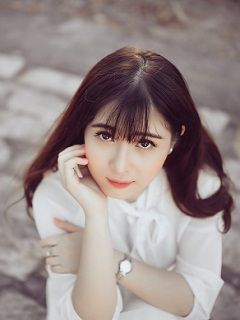
#> input picture gril.jpg, 240 x 320 px
$ python gop2anh.py
#> lines starting #> are read from the running program, lines starting #| are printed output that depends on the picture
import cv2;


imgg	= cv2.imread('gril.jpg',1);
#> imgg is the input picture: shape (320, 240, 3); mean B, G, R 137, 138.2, 151.9


imgp	= cv2.imread('phongcanh.jpg',1);
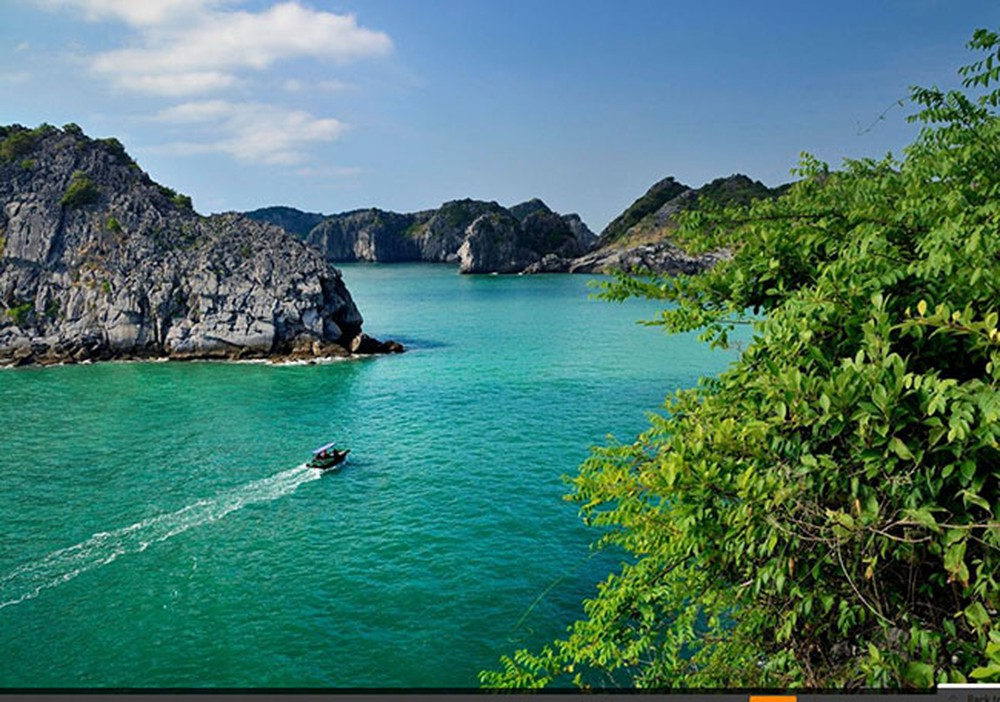
#> input picture phongcanh.jpg, 1000 x 702 px
#> imgp is the input picture: shape (702, 1000, 3); mean B, G, R 110.1, 120.2, 72.4
print(imgp.shape)
#| (702, 1000, 3)

imgg	= imgg[0:320,0:240];

imgp	= imgp[0:320,0:240];
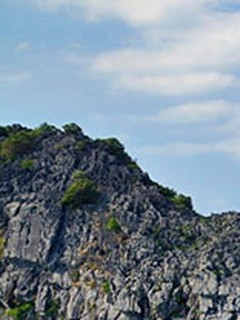
#> imgp: shape (320, 240, 3); mean B, G, R 149.9, 137.5, 122.3

img3 	= cv2.add(imgg,imgp);
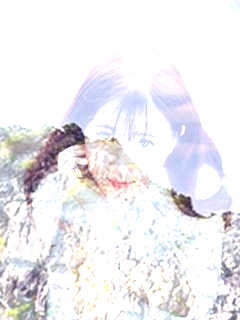
#> img3: shape (320, 240, 3); mean B, G, R 240.5, 236.8, 238.4


cv2.imshow('image',img3);


cv2.waitKey();
